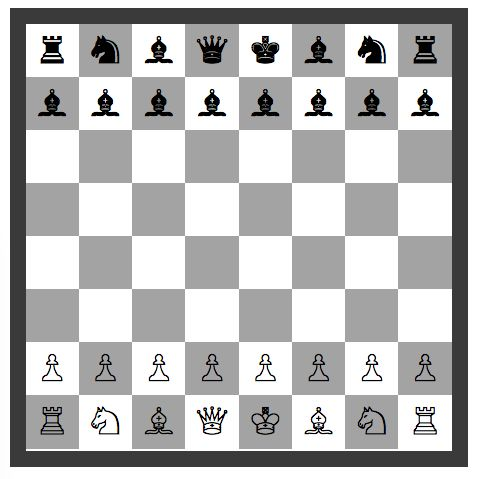
#> input picture sampleimg.png, 482 x 479 px
$ python bassic.py
#> lines starting #> are read from the running program, lines starting #| are printed output that depends on the picture
from matplotlib import pyplot as plt
from PIL import Image
import math
path = "sampleimg.png" # Your image path
img = Image.open(path)
#> img is the input picture: PIL image 482x479 RGBA; mean R, G, B, A 187.1, 187.1, 187, 255
width, height = img.size
#> width = 482; height = 479
newimg = Image.new("RGB", (width, height), "white")
#> newimg: PIL image 482x479 RGB; every value is 255
ximg = Image.new("RGB", (width, height), "white")
yimg = Image.new("RGB", (width, height), "white")
bimg = Image.open(path)
#bimg = Image.new("RGB", (width, height), "white")
for x in range(1, width-1):
# ignore the edge pixels for simplicity (1 to width-1)
    for y in range(1, height-1): # ignore edge pixels for simplicity (1 to height-1)
# initialise Gx to 0 and Gy to 0 for every pixel
        q = 0
        Gx = 0
        Gy = 0
        L  = 0
        # top left pixel
        p = img.getpixel((x-1, y-1))
        r = p[0]
        g = p[1]
        b = p[2]
        # intensity ranges from 0 to 765 (255 * 3)
        intensity = r + g + b
        # accumulate the value into Gx, and Gy
        Gx += -intensity
        Gy += -intensity
        q  +=  intensity
        #print(Gx,Gy,q)
        # remaining left column
        p = img.getpixel((x-1, y))
        r = p[0]
        g = p[1]
        b = p[2]
        Gx += -2 * (r + g + b)
        q  += 2*(r + g +b)
        L  += -1*(r + g+ b)
        p = img.getpixel((x-1, y+1))
        r = p[0]
        g = p[1]
        q = p[2]
        Gx += -(r + g + b)
        Gy += (r + g + b)
        q  += 2*(r + g +b)
        # middle pixels
        p = img.getpixel((x, y-1))
        r = p[0]
        g = p[1]
        b = p[2]
        Gy += -2 * (r + g + b)
        q  += 2*(r + g +b)
        L  += -1*(r + g+ b)

        p = img.getpixel((x, y))
        r = p[0]
        g = p[1]
        b = p[2]
        q += 4*(r + g +b)
        L += 4*(r + g+ b)

        p = img.getpixel((x, y+1))
        r = p[0]
        g = p[1]
        b = p[2]
        Gy += 2 * (r + g + b)
        q  += 2*(r + g +b)
        L  += -1*(r + g+ b)
        # right column
        p = img.getpixel((x+1, y-1))
        r = p[0]
        g = p[1]
        b = p[2]
        Gx += (r + g + b)
        Gy += -(r + g + b)
        q  += (r + g +b)

        p = img.getpixel((x+1, y))
        r = p[0]
        g = p[1]
        b = p[2]
        Gx += 2 * (r + g + b)
        q += 2*(r + g +b)
        L  += -1*(r + g+ b)

        p = img.getpixel((x+1, y+1))
        r = p[0]
        g = p[1]
        b = p[2]
        Gx += (r + g + b)
        Gy += (r + g + b)
        q  += (r + g +b)
        q  =(1/16)*q
        q = math.floor(q)
        # calculate the length of the gradient (Pythagorean theorem)
        length = math.sqrt((Gx * Gx) + (Gy * Gy))
        # normalise the length of gradient to the range 0 to 255
        length = length / 4328 * 255
        length = int(length)# draw the length in the edge image
        #newpixel = img.putpixel((length,length,length))
        bimg.putpixel((x,y),(q,q,q))
        ximg.putpixel((x,y),(Gx,Gx,Gx))
        yimg.putpixel((x,y),(Gy,Gy,Gy))
        newimg.putpixel((x,y),(L,L,L))
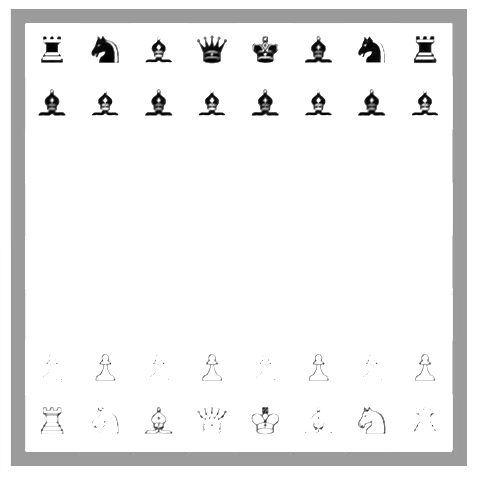
#> bimg: PIL image 482x479 RGBA; mean R, G, B, A 239.3, 239.3, 239.3, 255
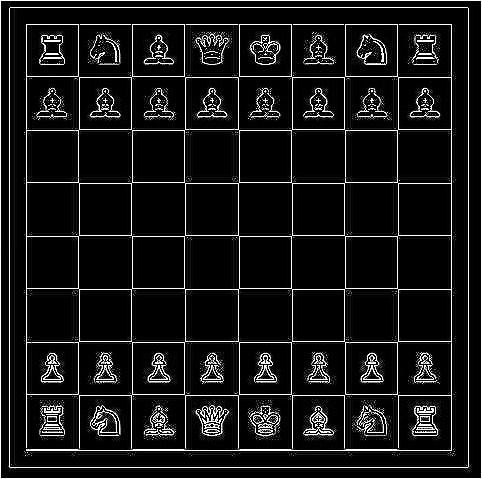
#> newimg: PIL image 482x479 RGB; min 0, max 255, mean 23.1
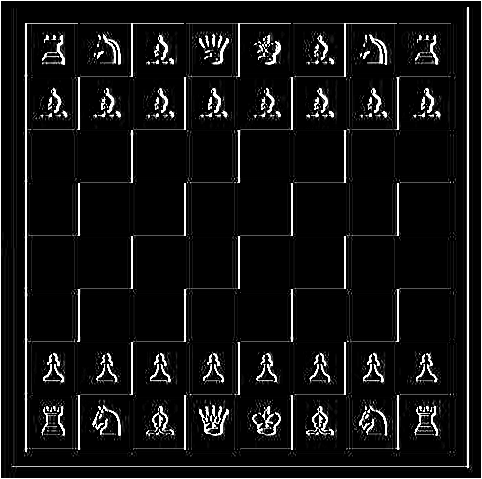
#> ximg: PIL image 482x479 RGB; min 0, max 255, mean 18.2
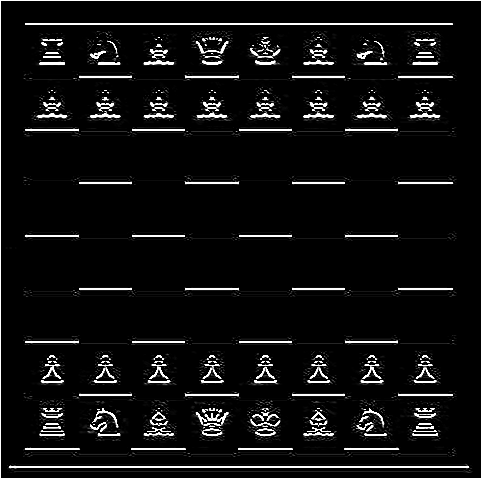
#> yimg: PIL image 482x479 RGB; min 0, max 255, mean 16.8
ximg.show()
yimg.show()
newimg.show()
bimg.show()
